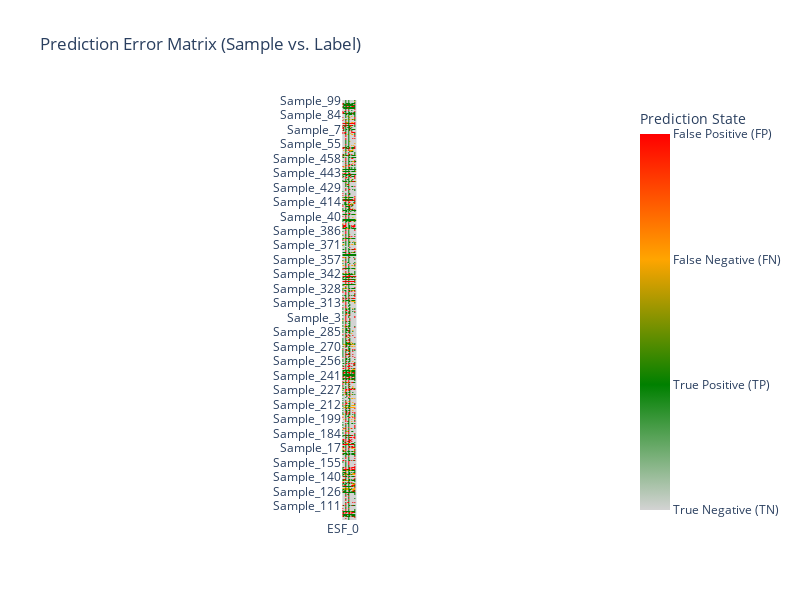
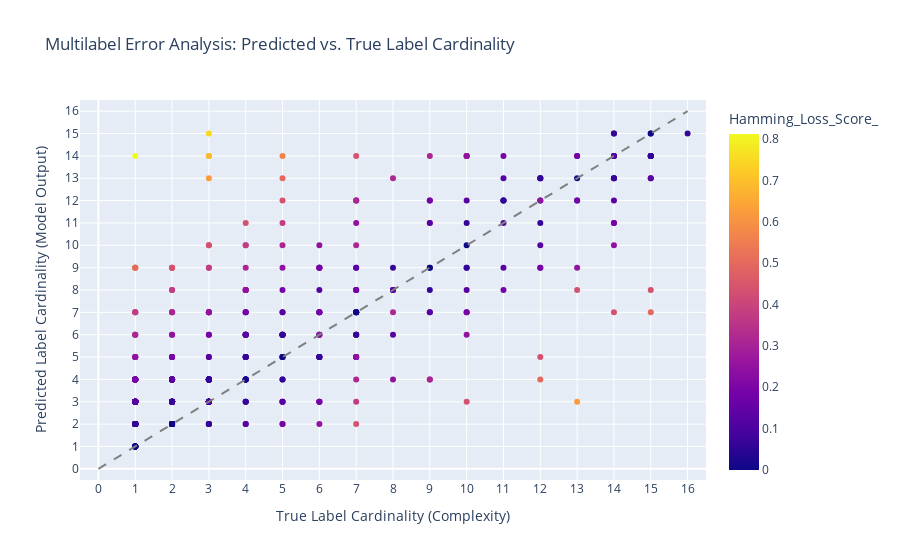

Here is the notebook cell these charts were saved with, in order:
### Code cell
study_brxgb_best_params = study_brxgb.best_params

study_brxgb_best_params_xgb = {
    'n_estimators': study_brxgb_best_params['n_estimators'],
    'max_depth': study_brxgb_best_params['max_depth'],
    'learning_rate': study_brxgb_best_params['learning_rate'],
    'subsample': study_brxgb_best_params['subsample'],
    'colsample_bytree' : study_brxgb_best_params['colsample_bytree'],
    'scale_pos_weight': study_brxgb_best_params['scale_pos_weight'],
    'base_score': 0.5,
    'random_state': random_state,
    'verbosity': 0,
    'use_label_encoder': False,
    'eval_metric': 'logloss',
    'use_label_encoder': False
}

study_brxgb_base_xgb = XGBClassifier(**study_brxgb_best_params_xgb)
study_brxgb_tuned = BinaryRelevance(
    classifier = study_brxgb_base_xgb,
    require_dense = [True, True]
)

study_brxgb_tuned.fit(X_train_transformed, y_train_transformed)

y_pred_training_br = study_brxgb_tuned.predict(X_train_transformed)

display_results(y_train_transformed, y_pred_training_br.toarray())

display_error_heatmap(y_train_transformed, y_pred_training_br)

display_label_cardinality_error(y_train_transformed, y_pred_training_br.toarray())

### Figure 1 — Plotly figure (JSON) as saved in the notebook; plotly's stock layout.template omitted (floating-point values rounded to 4 significant figures; data arrays with more than 128 entries replaced by an {"elided": "..."} marker saying what was removed)
{"data": [{"coloraxis": "coloraxis", "hovertemplate": "x: %{x}<br>y: %{y}<br>color: %{z}<extra></extra>", "name": "0", "type": "heatmap", "x": ["ESF_0", "ESF_1", "ESF_2", "ESF_3", "ESF_4", "ESF_5", "ESF_6", "ESF_7", "ESF_8", "ESF_9", "ESF_10", "ESF_11", "ESF_12", "ESF_13", "ESF_14", "ESF_15"], "xaxis": "x", "y": {"elided": "464 str values"}, "yaxis": "y", "z": {"elided": "464x16 int values"}}], "layout": {"autosize": false, "coloraxis": {"colorbar": {"ticktext": ["True Negative (TN)", "True Positive (TP)", "False Negative (FN)", "False Positive (FP)"], "tickvals": [0, 1, 2, 3], "title": {"text": "Prediction State"}}, "colorscale": [[0, "lightgray"], [0.3333, "green"], [0.6667, "orange"], [1, "red"]]}, "height": 600, "title": {"text": "Prediction Error Matrix (Sample vs. Label)"}, "width": 800, "xaxis": {"anchor": "y", "constrain": "domain", "domain": [0, 1], "scaleanchor": "y"}, "yaxis": {"anchor": "x", "autorange": "reversed", "categoryorder": "category descending", "constrain": "domain", "domain": [0, 1]}}}

### Figure 2 — Plotly figure (JSON) as saved in the notebook; plotly's stock layout.template omitted (floating-point values rounded to 4 significant figures; data arrays with more than 128 entries replaced by an {"elided": "..."} marker saying what was removed)
{"data": [{"customdata": {"elided": "464x2 mixed values"}, "hovertemplate": "True_Cardinality=%{x}<br>Predicted_Cardinality=%{y}<br>Sample_ID=%{customdata[0]}<br>Total_Errors=%{customdata[1]}<br>Hamming_Loss_Score_=%{marker.color}<extra></extra>", "legendgroup": "", "marker": {"color": {"elided": "464 float values"}, "coloraxis": "coloraxis", "symbol": "circle"}, "mode": "markers", "name": "", "orientation": "v", "showlegend": false, "type": "scatter", "x": {"elided": "464 int values"}, "xaxis": "x", "y": {"elided": "464 int values"}, "yaxis": "y"}], "layout": {"coloraxis": {"colorbar": {"title": {"text": "Hamming_Loss_Score_"}}, "colorscale": [[0, "#0d0887"], [0.1111, "#46039f"], [0.2222, "#7201a8"], [0.3333, "#9c179e"], [0.4444, "#bd3786"], [0.5556, "#d8576b"], [0.6667, "#ed7953"], [0.7778, "#fb9f3a"], [0.8889, "#fdca26"], [1, "#f0f921"]]}, "legend": {"tracegroupgap": 0}, "shapes": [{"line": {"color": "gray", "dash": "dash"}, "type": "line", "x0": 0, "x1": 16, "y0": 0, "y1": 16}], "title": {"text": "Multilabel Error Analysis: Predicted vs. True Label Cardinality"}, "xaxis": {"anchor": "y", "domain": [0, 1], "range": [-0.5, 16.5], "tickvals": [0, 1, 2, 3, 4, 5, 6, 7, 8, 9, 10, 11, 12, 13, 14, 15, 16], "title": {"text": "True Label Cardinality (Complexity)"}}, "yaxis": {"anchor": "x", "domain": [0, 1], "range": [-0.5, 16.5], "tickvals": [0, 1, 2, 3, 4, 5, 6, 7, 8, 9, 10, 11, 12, 13, 14, 15, 16], "title": {"text": "Predicted Label Cardinality (Model Output)"}}}}
